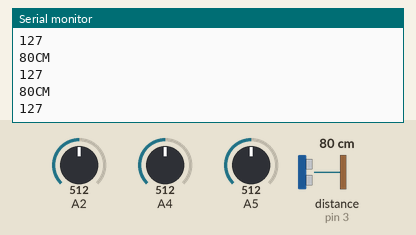
Simulated run of this sketch. Board: Arduino Uno, built with avr-gcc and run on an emulated ATmega328P. Shown: the last lines printed to the serial monitor. Inputs (shaded band) come from the test bench; at power-on: distance to the obstacle (sensor on pin 3) 80 cm, A2 = 512, A4 = 512, A5 = 512. The echo pulse lasts 58.3 µs per cm.

Above: at 1.2 s.
1.3 s: distance to the obstacle (sensor on pin 3) set to 2 cm
At 1.36 s:
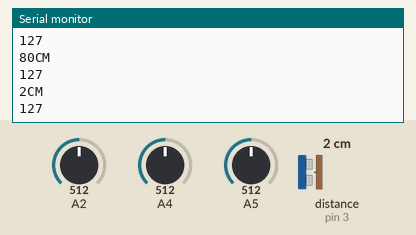
2.8 s: A2 set to 716
At 2.84 s:
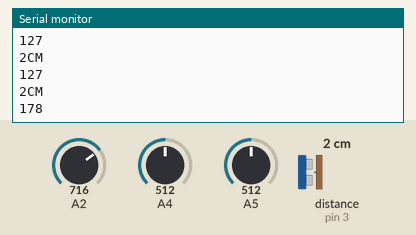
4.3 s: distance to the obstacle (sensor on pin 3) set to 4 cm
At 4.33 s:
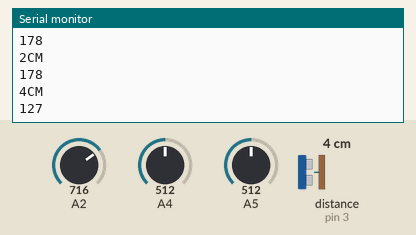
5.8 s: A4 set to 306
At 5.82 s:
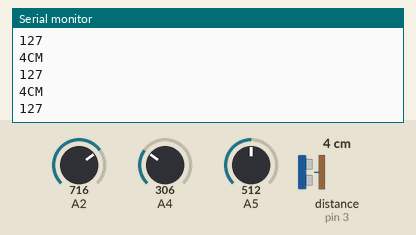
7.3 s: distance to the obstacle (sensor on pin 3) set to 299 cm
At 7.42 s:
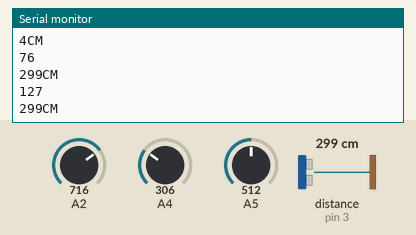
Timing chart, 0 to 10.3 s (numbered marks = the images above; inputs shaded):
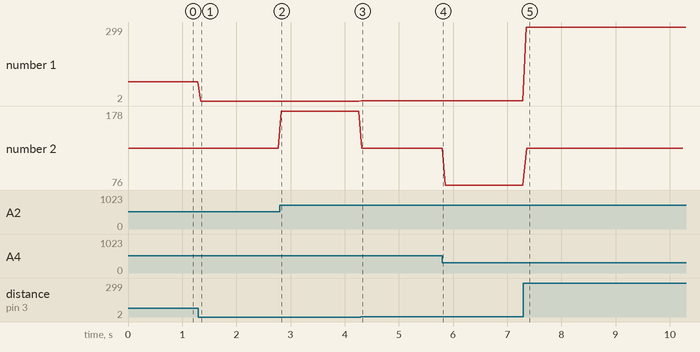

The sketch:

distance_sensor2.ino
```cpp
#include "Ultrasonic.h"

int TRIG = 2; // Trigger Pin
int ECHO = 3; // Echo Pin
int Range; // The range of the object from the HC-SR04 Ultarsonic Module

Ultrasonic ultrasonic(TRIG,ECHO); // Create and initialize the Ultrasonic object.


void setup()
{
  Serial.begin(9600);
}

void loop() {

  Range = ultrasonic.Ranging(CM); // Range is calculated in Centimeters.
  // Range = ultrasonic.Ranging(INC); // Range is calculated in Inches.


int val = map(analogRead(Range), 0, 1023, 0, 255);

  Serial.print(Range);
  Serial.println("CM");
  Serial.println(val);
  delay(50);

}
```

Measured:
- after the input at 1.3 s, the serial monitor: prints a new line at once (image 1)
- after the input at 2.8 s, the serial monitor: prints a new line at once (image 2)
- after the input at 4.3 s, the serial monitor: prints a new line at once (image 3)
- after the input at 7.3 s, the serial monitor: prints a new line after 0.05 s (image 5)
- plotted number 1: 80 → 2 after the input at 1.3 s, 2 → 4 after the input at 4.3 s, 4 → 299 after the input at 7.3 s
- plotted number 2: 127 → 178 after the input at 2.8 s, 127 → 76 after the input at 5.8 s
